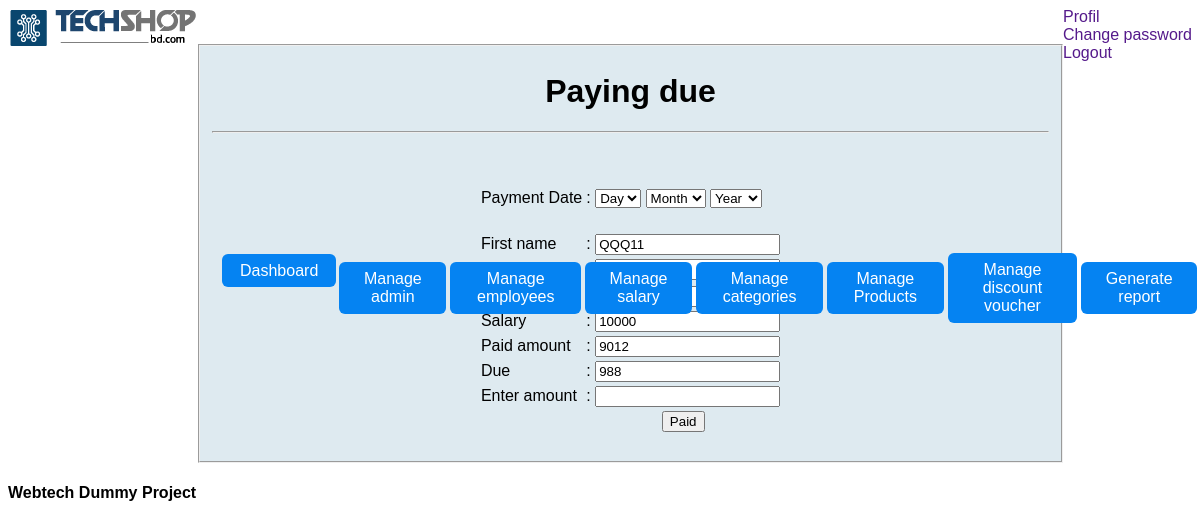
Screenshot of /Admin/paying_due.php?id=7 with the database file from the repository.
### tables this page shows
CREATE TABLE `salary` (
  `id` int(10) NOT NULL,
  `f_name` varchar(50) NOT NULL,
  `l_name` varchar(50) NOT NULL,
  `username` varchar(50) NOT NULL,
  `salary` int(50) NOT NULL,
  `paid` int(50) NOT NULL,
  `due` int(50) NOT NULL,
  `payment_date` varchar(50) NOT NULL
);

### Admin/models/db_config.php (called while the page is built, shortened)
<?php
$db_server="localhost";
$db_uname="root";
$db_pass="";
$db_name="etechbd";
function get($query){
  global $db_server,$db_uname,$db_pass,$db_name;
  $conn = mysqli_connect($db_server,$db_uname,$db_pass,$db_name);
  $data=array();
  if($conn){
    $result = mysqli_query($conn,$query);
    while($row = mysqli_fetch_assoc($result)){
      $data[] = $row;
    }
  }
  return $data;
}
?>

### Admin/controllers/SalaryController.php (called while the page is built, shortened)
<?php
require_once 'models/db_config.php';
$amount="";
function getDueSalary($id){
  $query="select * from salary where id=$id";
  $rs=get($query);
  return $rs[0];
}
 ?>

### Admin/paying_due.php (the view, shortened to what this page needs)
<?php
require_once 'admin_header.php';
require_once 'controllers/SalaryController.php';
$id=$_GET["id"];
$e=getDueSalary($id);
?>
 <fieldset style="background-color:rgb(222 234 240);">
   <h1 align="center">Paying due</h1>
   <hr>
   <br>
   <form action="" method="post" onsubmit="return validate()" enctype="multipart/form-data">
             <table align="center">
               <tr>
                 <td>
               </td>
               </tr>
               <tr>
     <td>Payment Date</td>
     <td>:
       <select id="day" name="day">
         <option selected disabled>Day</option>
       </select>
       <select id="month" name="month">
           <option selected disabled>Month</option>
       </select>
       <select id="year" name="year">
           <option selected disabled>Year</option>
       </select>
     </td>
   </tr>
   <tr>
     <td></td>
     <td></td>
   </tr>
               <tr>
                 <td>First name</td>
                 <td>: <input  type="text" name="fname" value="<?php echo $e["f_name"];?>" ><br>
                 <span style="color:red;"><?php echo $err_fname;?></span></td>
               </tr>
               <tr>
                 <td>Last name</td>
                 <td>: <input  type="text" name="lname" value="<?php echo $e["l_name"];?>" ><br>
                 <span style="color:red;"><?php echo $err_lname;?></span></td>
               </tr>
               <tr>
               <tr>
                 <td>Username</td>
                 <td>: <input  type="text" name="username" value="<?php echo $e["username"];?>" ><br>
                 <span style="color:red;"><?php echo $err_uname;?></span></td>
               </tr>
               <tr>
                 <td>Salary</td>
                 <td>: <input type="text"  name="salary" value="<?php echo $e["salary"];?>" ><br>
                 <span style="color:red;"><?php echo $err_salary;?></span></td>
               </tr>
               <tr>
                 <td>Paid amount</td>
                 <td>: <input type="text"  name="paid" value="<?php echo $e["paid"];?>" ><br>
                 <span style="color:red;"><?php echo $err_paid;?></span></td>
               </tr>
               <tr>
                 <td>Due</td>
                 <td>: <input type="text"  name="due" value="<?php echo $e["due"];?>" ><br>
                 <span style="color:red;"><?php echo $err_due;?></span></td>
               </tr>
               <tr>
                 <td> Enter amount</td>
                 <td>
                   :  <input id="amount" type="text" name="amount" value="<?php echo $amount;?>"><br>
                 </td>
               </tr>
               <tr>
                 <td></td>
                  <td align="center"><input type="submit" name="paying_due" value="Paid" ></td>
               </tr>
             </table>
   </form>
 </fieldset>
<?php require_once 'admin_footer.php';?>

### Admin/style/admindashboard.css (style rules this page uses)
* { font-family: sans-serif; }

### Admin/style/allstyle.css (style rules this page uses)
* { font-family: sans-serif; }

### Admin/style/form.css (style rules this page uses)
* { font-family: sans-serif; }

### rows the page displays
salary: fname "QQQ11", salary "10000", paid "9012", due "988"
